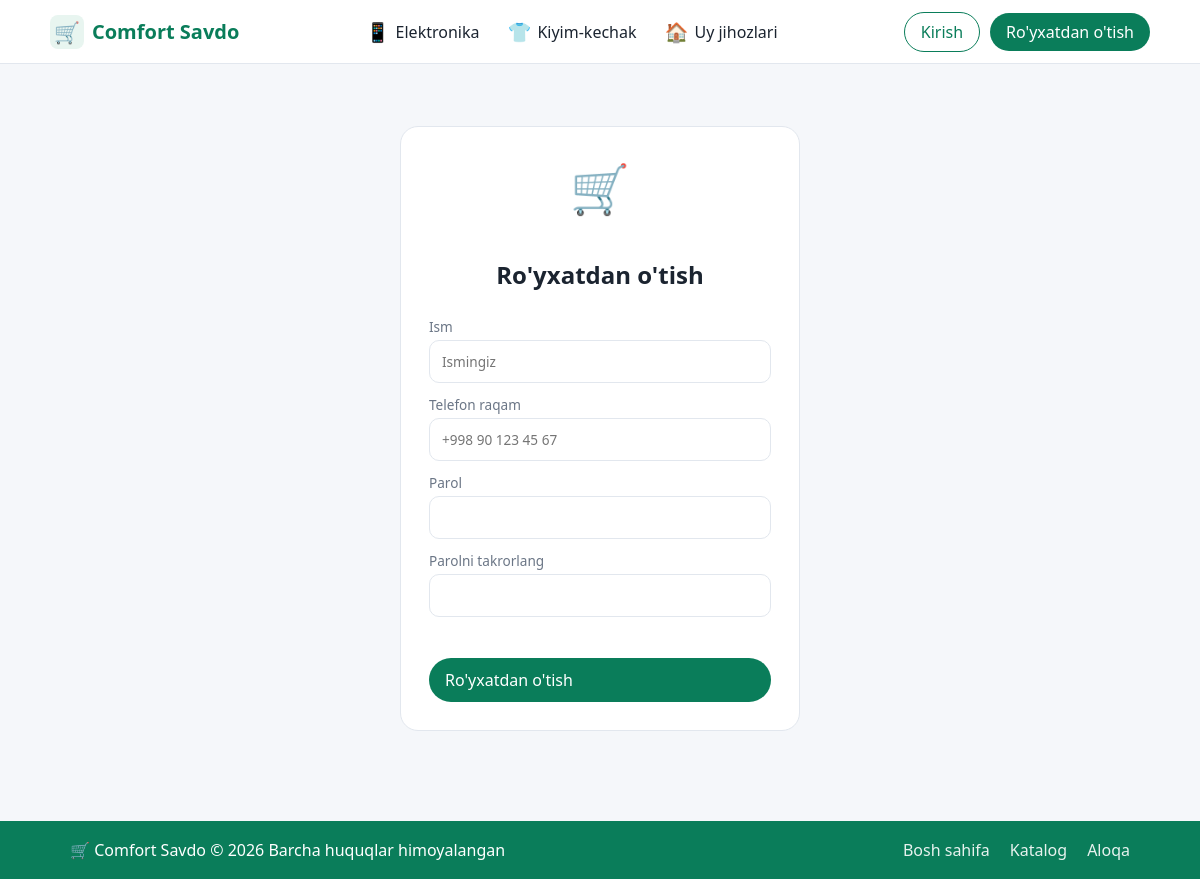
Screenshot of /register/ with the database file from the repository.
### apps/models.py (models this page shows, shortened)
class Category(models.Model):
    title = models.CharField(max_length=100)
    slug = models.SlugField(max_length=120, unique=True)
    image = models.TextField(
        blank=True,
        verbose_name="Ikonka (emoji)",
        help_text="Bu yerga oddiy emoji yozing, masalan: 📱 yoki 👕 yoki 🏠. Rasm fayl emas — matn sifatida yoziladi."
    )
    subtitle = models.CharField(max_length=200, blank=True)
    color = models.CharField(
        max_length=7, blank=True, default='#dbeafe',
        help_text="Tile foni, masalan #dbeafe (home.html dagi kartalar uchun)"
    )
    order = models.PositiveIntegerField(default=0)
    is_active = models.BooleanField(default=True)
    class Meta:
        ordering = ['order', 'id']
        verbose_name = "Kategoriya"
        verbose_name_plural = "Kategoriyalar"

### apps/views.py (the view, shortened to what this page needs)
# urls.py: path('register/', views.register_view, name='register'),
def register_view(request):
    context = {}
    context.update(_nav_context())
    return render(request, 'register.html', context)

### apps/views.py (called while the page is built)
def _nav_context(current_category_slug=None):
    return {
        'nav_categories': Category.objects.filter(is_active=True),
        'current_category_slug': current_category_slug,
    }

### templates/register.html (shortened to what this page needs)
{% extends 'base/base.html' %}
{% load static %}
{% block content %}
<div class="auth-wrap">
<form class="auth" method="post" onsubmit="return chk()">
 <div class="logo">🛒</div><h2 style="text-align:center">Ro'yxatdan o'tish</h2>
 <label>Ism<input name="first_name" required placeholder="Ismingiz"></label>
 <label>Telefon raqam<input name="phone_number" required placeholder="+998 90 123 45 67"></label>
 <label>Parol<input id="p1" name="password" type="password" minlength="6" required></label>
 <label>Parolni takrorlang<input id="p2" name="confirm_password" type="password" required></label>
 <div id="err"></div>
 <button type="submit" class="btn" style="height:44px">Ro'yxatdan o'tish</button>
</form>
</div>
{% endblock %}

### templates/base/base.html (shortened to what this page needs)
{% load static %}
<!DOCTYPE html>
<html lang="uz"><head><meta charset="UTF-8"><meta name="viewport" content="width=device-width, initial-scale=1">
</head><body>
<nav><div class="nav-inner">
<a class="brand" href="{% url 'home' %}"><span class="im" style="width:34px;height:34px;font-size:1.3rem;border-radius:8px">🛒</span>Comfort Savdo</a>
<div class="menu">
    {% for category in nav_categories %}
        <a href="{% url 'category_detail' category.slug %}" class="{% if current_category_slug == category.slug %}on{% endif %}">
            <i>{{ category.image|safe }}</i>{{ category.title }}
        </a>
    {% endfor %}
</div>
<div class="auth">
    {% if user.is_authenticated %}
        <a href="{% url 'cabinet' %}" class="user-link">👤 {{ user.first_name|default:"Kabinet" }}</a>
        <form method="post" action="{% url 'logout' %}" style="margin:0">
            {% csrf_token %}
            <button type="submit" class="logout-btn">Chiqish</button>
        </form>
    {% else %}
        <a href="{% url 'login' %}" class="login-link">Kirish</a>
        <a href="{% url 'register' %}" class="reg">Ro'yxatdan o'tish</a>
    {% endif %}
</div>
</div></nav>
<main>
{% block content %}{% endblock %}
</main>
<footer>
    <div class="footer-inner">
        <span>🛒 Comfort Savdo © 2026 Barcha huquqlar himoyalangan</span>
        <div class="footer-links">
            <a href="{% url 'home' %}">Bosh sahifa</a>
            <a href="{% url 'catalog' %}">Katalog</a>
            <a href="#">Aloqa</a>
        </div>
    </div>
</footer>
</body></html>

### templates/base/base.html (style rules this page uses)
* { box-sizing:border-box;margin:0 }
body { font-family:system-ui,sans-serif;background:#f5f7fa;color:#1b2430 }
a { color:inherit;text-decoration:none }
nav { position:sticky;top:0;z-index:9;background:#fff;border-bottom:1px solid #e2e7ee;padding:10px 20px }
.nav-inner { max-width:1100px;margin:auto;display:flex;align-items:center;gap:16px }
.brand { font-weight:800;font-size:1.25rem;color:#0a7d5a;display:flex;align-items:center;gap:8px;flex-shrink:0 }
.menu { flex:1;display:flex;justify-content:center;gap:4px }
.menu a { display:flex;align-items:center;gap:6px;padding:8px 12px;border-radius:8px;white-space:nowrap }
.menu i { font-style:normal;font-size:1.2rem }
.auth { display:flex;align-items:center;gap:10px;flex-shrink:0 }
.auth a,.auth button { display:flex;align-items:center;gap:6px;padding:8px 16px;border-radius:99px;white-space:nowrap;font:inherit;cursor:pointer }
.auth .reg { background:#0a7d5a;color:#fff;border:0 }
.auth .login-link { background:#fff;color:#0a7d5a;border:1px solid #0a7d5a }
main { max-width:1100px;margin:auto;padding:22px 16px 50px }
.im { display:grid;place-items:center;background:var(--c,#e8f5f0);font-size:3rem;overflow:hidden }
.btn { background:#0a7d5a;color:#fff;border:0;border-radius:12px;padding:0 22px;font:inherit;cursor:pointer }
h2 { margin:26px 0 14px }
html,body { height:100% }
body { display:flex;flex-direction:column;min-height:100vh }
main { flex:1;width:100% }
footer { background:#0a7d5a;color:#fff }
.footer-inner { max-width:1100px;margin:auto;padding:18px 20px;display:flex;justify-content:space-between;align-items:center;flex-wrap:wrap;gap:10px }
.footer-inner a { color:#fff;opacity:.9 }
.footer-links { display:flex;gap:20px;flex-wrap:wrap }

### templates/register.html (style rules this page uses)
.auth-wrap { display:grid;place-items:center;padding:40px 16px }
form.auth { background:#fff;border:1px solid #e2e7ee;border-radius:18px;padding:28px;width:100%;max-width:400px;display:grid;gap:12px }
.logo { font-size:3rem;text-align:center }
form.auth label { font-size:.85rem;color:#6b7686;display:grid;gap:4px }
form.auth input { font:inherit;padding:11px 12px;border:1px solid #e2e7ee;border-radius:10px }
#err { color:#c0392b;font-size:.9rem;min-height:1.2em }

### rows the page displays
Category: image "📱", title "Elektronika"
Category: image "👕", title "Kiyim-kechak"
Category: image "🏠", title "Uy jihozlari"
